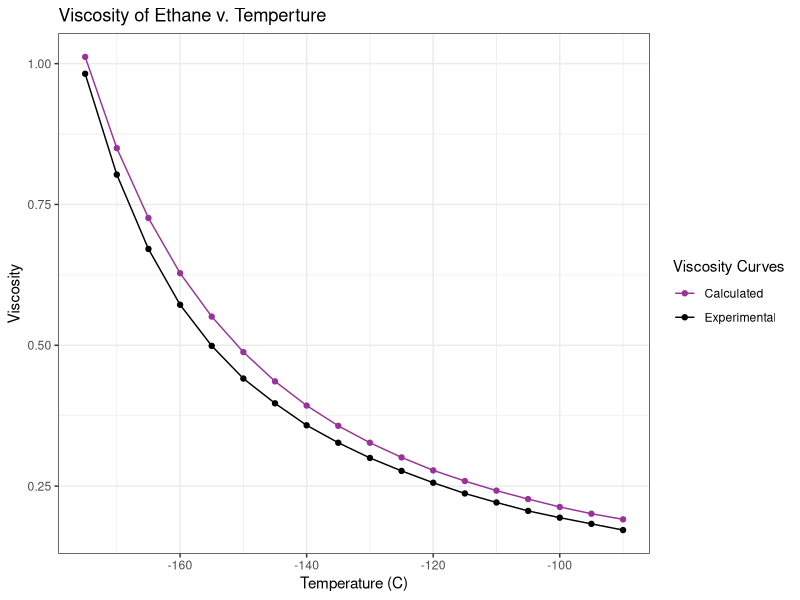

Here is the R script that generated this plot:
## ---- chunk 1
library(tidyverse)
library(car)
library(lmtest)
## ---- chunk 2
ethane_tbl = as_tibble(read.csv("data/ethane-temp-viscosity.csv"))
attach(ethane_tbl)
df_working = ethane_tbl %>% 
  select(Temp, Exp, Calc)

attach(df_working)
detach(ethane_tbl)

View(df_working)
## ---- chunk 3
df_working %>% 
  ggplot(aes(x=Temp)) +
  geom_point(aes(y=Exp, color="Experimental")) +
  geom_line(aes(y=Exp, color="Experimental")) +
  geom_point(aes(y=Calc, color="Calculated")) +
  geom_line(aes(y=Calc, color="Calculated")) +
  theme_bw() +
  theme(legend.position="right") +
  labs(x="Temperature (C)", y="Viscosity", title="Viscosity of Ethane v. Temperture") +
  scale_color_manual(name="Viscosity Curves", values = c("Experimental"="#000000","Calculated"="#993399"))
## ---- chunk 4
NE_exp = c(0.79, 1.91, 3.13, 4.07, 4.91, 5.91, 7.04, 7.97, 9.05, 9.99, 
       11.04, 11.99, 12.99, 13.98, 15.02, 16.00, 17.01, 18.01, 19.00, 19.98)
T0 = c(57.60, 95.57, 133.41, 160.20, 182.48, 207.09, 232.53, 251.71, 272.12, 288.37, 
       305.01, 318.78, 332.10, 344.21, 355.92, 366.11, 375.90, 385.00, 393.54, 401.67)

df_raw = data.frame(NE_exp, T0)

N = NE_exp
N2 = N^2
N3 = N * N2

fit = lm(T0 ~ N + N2 + N3, data = df_raw)
summary(fit)
## ---- chunk 5
fit2 = lm(log(Exp) ~ Temp, data = df_working)
summary(fit2)
predict(fit2, data.frame(Temp = (c(0))),)
